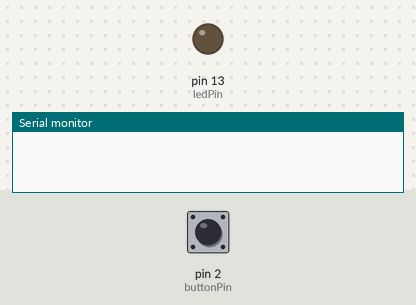
Recording of a sketch running on a simulated Arduino Uno, built with avr-gcc and run on an emulated ATmega328P. Parts: output pins drawn as LEDs (lit = HIGH), the last lines printed to the serial monitor. The inputs (shaded band) are chosen by the test bench; at power-on: pin 2 (buttonPin) LOW.

Above: at 1.2 s.
1.3 s: pin 2 (buttonPin) pulled HIGH for 0.15 s
2.9 s: pin 2 (buttonPin) pulled HIGH for 1 s
At 4.3 s:
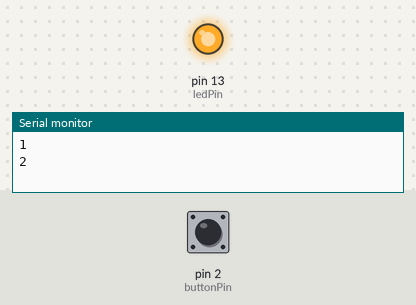
Timing chart, 0 to 5.9 s (numbered marks = the images above; inputs shaded):
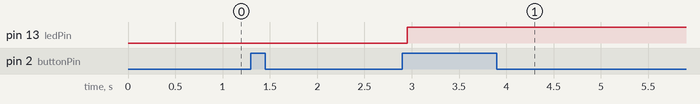

The sketch:

opg3.ino
```cpp
const int buttonPin = 2;
const int ledPin = 13;
const int clickDelay = 600;

int buttonPushes = 0;
int buttonState = 0;
int lastButtonState = 0;

unsigned long time1;

void setup() {
  pinMode(buttonPin, INPUT);
  pinMode(ledPin, OUTPUT);
  Serial.begin(9600);
}

void loop() {
  buttonState = digitalRead(buttonPin);

  if (buttonState != lastButtonState) {
    if (buttonState == HIGH) {
      buttonPushes++;
      Serial.println(buttonPushes);
    }
    delay(50);
  }
  lastButtonState = buttonState;

  if (buttonPushes == 1) {
    time1 = millis();
    delay(50);
  }

  if (buttonPushes == 2) {
    if (millis() - time1 < 600) {
      digitalWrite(ledPin, HIGH);
      buttonPushes = 0;
    } else {
      buttonPushes = 0;
    }
  }
}


//const int buttonPin = 2;
//const int ledPin = 13;
//
//int buttonPushCounter = 0;
//int buttonState = 0;
//int lastButtonState = 0;
//
//unsigned long time1;
//
//void setup() {
//  pinMode(buttonPin, INPUT);
//  pinMode(ledPin, OUTPUT);
//  Serial.begin(9600);
//}
//
//void loop() {
//  buttonState = digitalRead(buttonPin);
//
//  if (buttonState != lastButtonState) {
//    if (buttonState == HIGH) {
//      buttonPushCounter++;
//      Serial.println("on");
//      Serial.print("number of button pushes: ");
//      Serial.println(buttonPushCounter);
//    } else {
//      Serial.println("off");
//    }
//    delay(50);
//  }
//
//  lastButtonState = buttonState;
//
//  if (buttonPushCounter == 1) {
//    time1 = millis();
//  }
//
// if (millis() - time1 <= 600) {
//  digitalWrite(ledPin, HIGH);
//  Serial.println("test");
//  buttonPushCounter = 0;
// } else {
//  digitalWrite(ledPin, LOW);
//  buttonPushCounter = 0;
// }
//}
```

Measured:
- after the input at 2.9 s, pin 13 (ledPin): LOW → HIGH after 0.05 s
